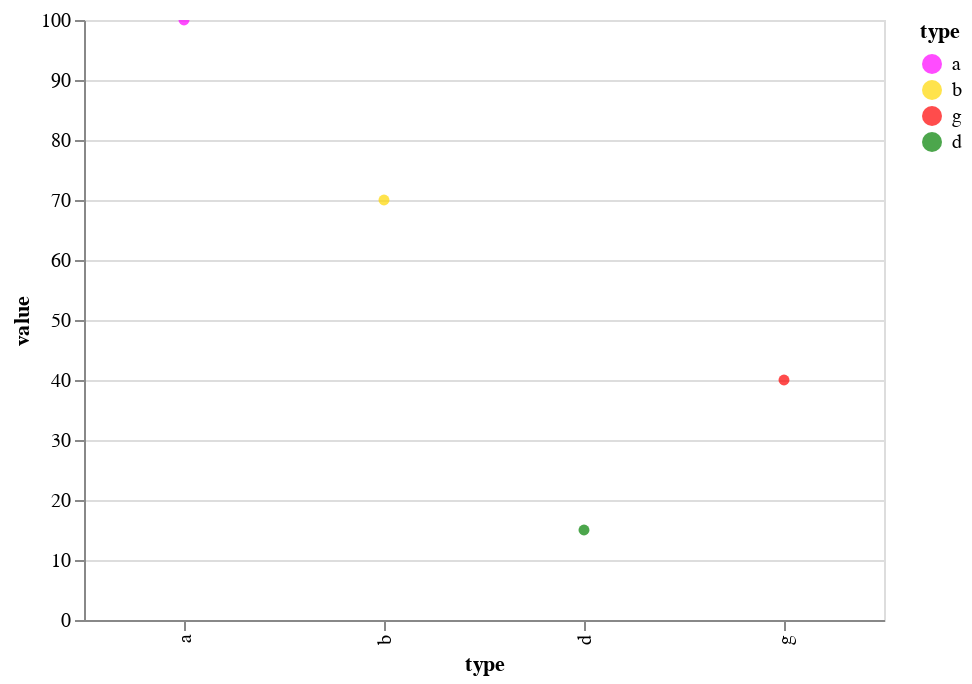

This figure's notebook cell:
### Code cell
sc_data = [
    {"value": 100, "weight": .45, "type": "a"},
    {"value": 70, "weight": .60, "type": "b"},
    {"value": 40, "weight": -.2, "type": "g"},
    {"value": 15, "weight": .1, "type": "d"}
]

df1 = pd.DataFrame(sc_data)


Chart(df1).mark_circle().encode(
    Color('type:N',
          scale=Scale(domain=['a', 'b','g','d'], range=['#ff00ff', 'gold', 'red','green'])), y='value:Q',x='type:N').interactive()

### Figure 1 — Vega-Lite specification as saved in the notebook (floating-point values rounded to 4 significant figures)
{"$schema": "https://vega.github.io/schema/vega-lite/v2.6.0.json", "config": {"view": {"height": 300, "width": 400}}, "data": {"name": "data-171ebac47bfcf9990b203f19bb7c3472"}, "datasets": {"data-171ebac47bfcf9990b203f19bb7c3472": [{"type": "a", "value": 100, "weight": 0.45}, {"type": "b", "value": 70, "weight": 0.6}, {"type": "g", "value": 40, "weight": -0.2}, {"type": "d", "value": 15, "weight": 0.1}]}, "encoding": {"color": {"field": "type", "scale": {"domain": ["a", "b", "g", "d"], "range": ["#ff00ff", "gold", "red", "green"]}, "type": "nominal"}, "x": {"field": "type", "type": "nominal"}, "y": {"field": "value", "type": "quantitative"}}, "mark": "circle", "selection": {"selector007": {"bind": "scales", "encodings": ["x", "y"], "mark": {"fill": "#333", "fillOpacity": 0.125, "stroke": "white"}, "on": "[mousedown, window:mouseup] > window:mousemove!", "resolve": "global", "translate": "[mousedown, window:mouseup] > window:mousemove!", "type": "interval", "zoom": "wheel!"}}}
